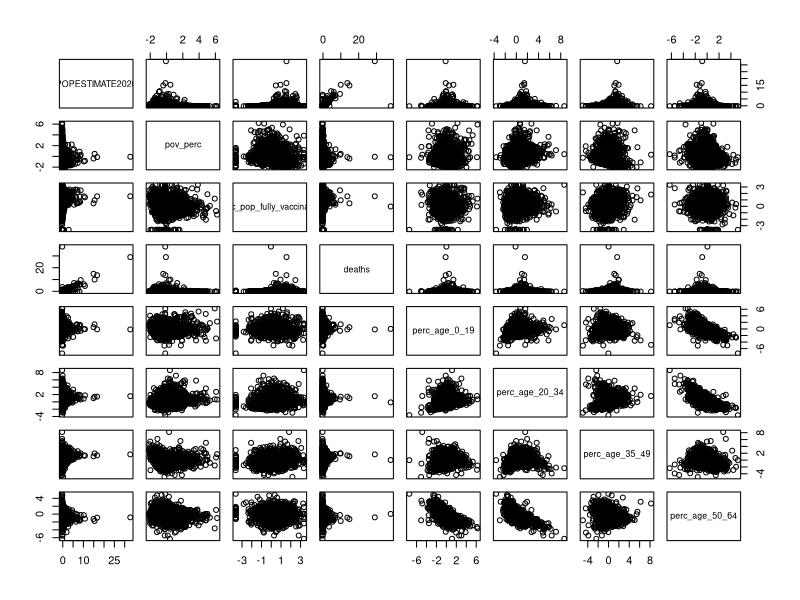
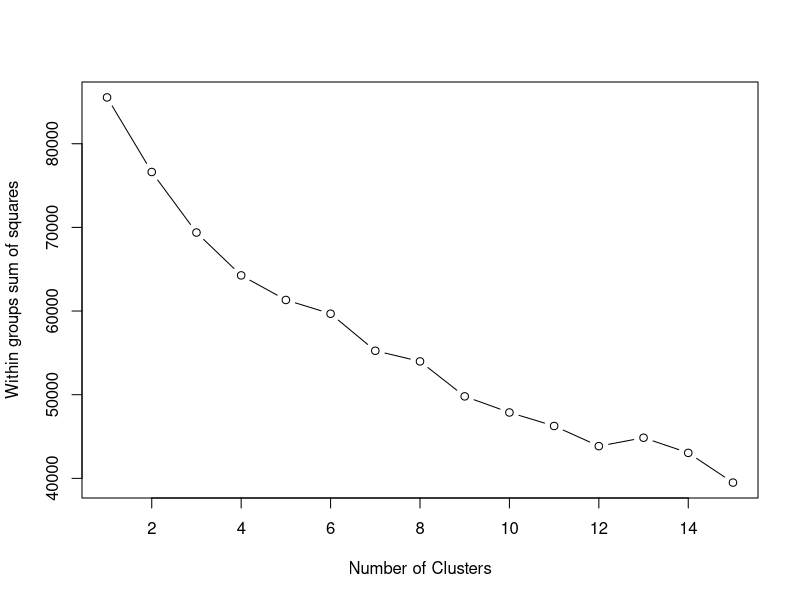
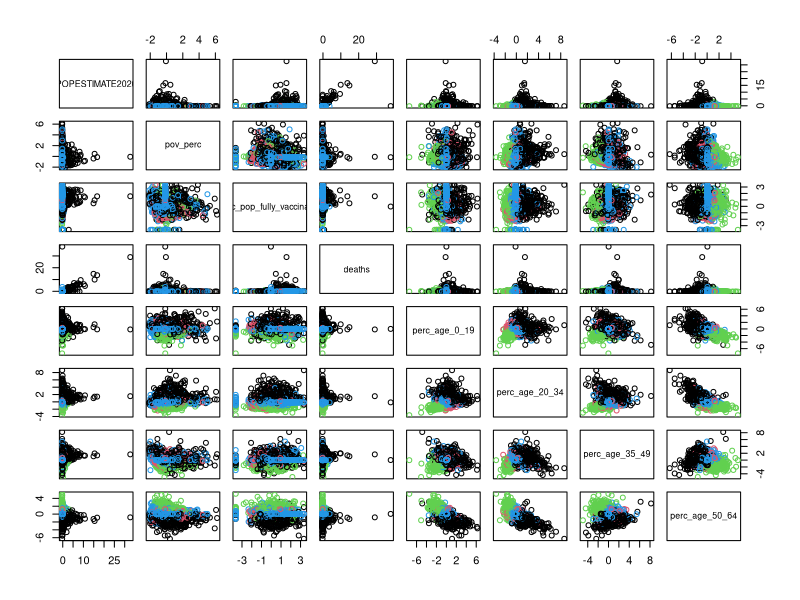
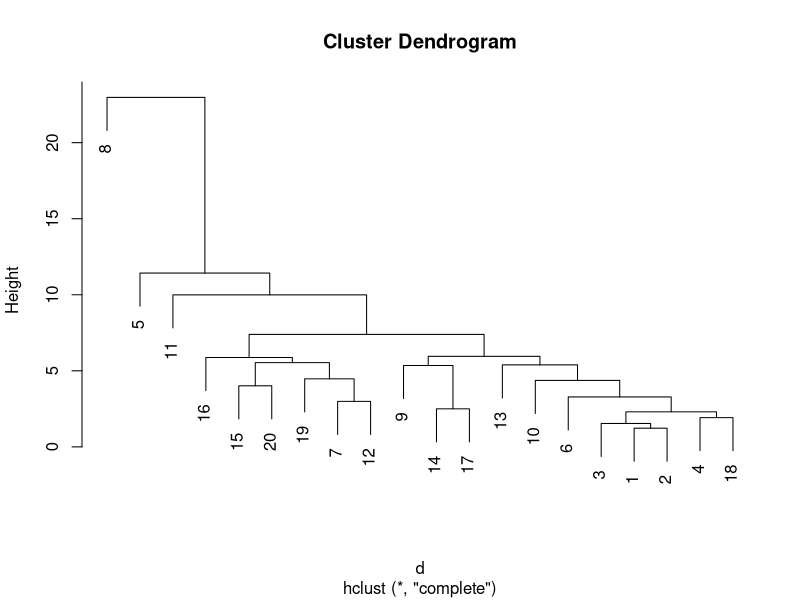
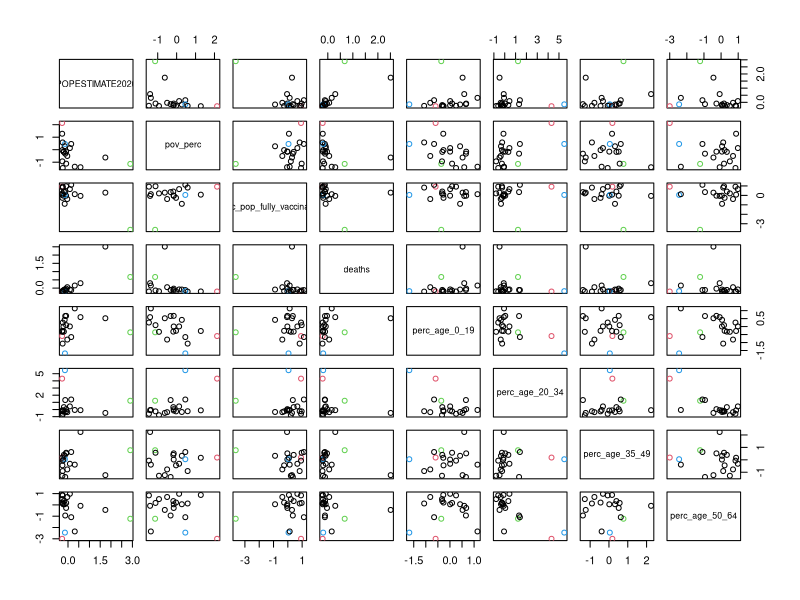
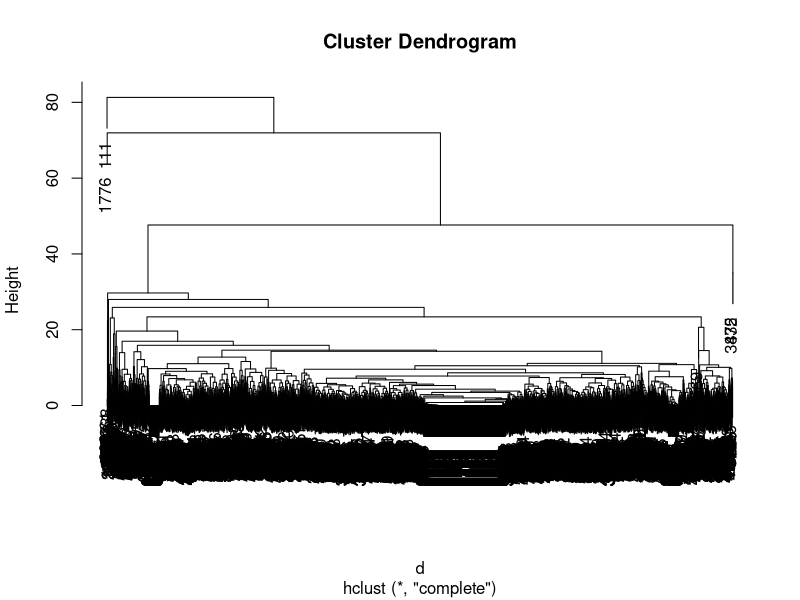
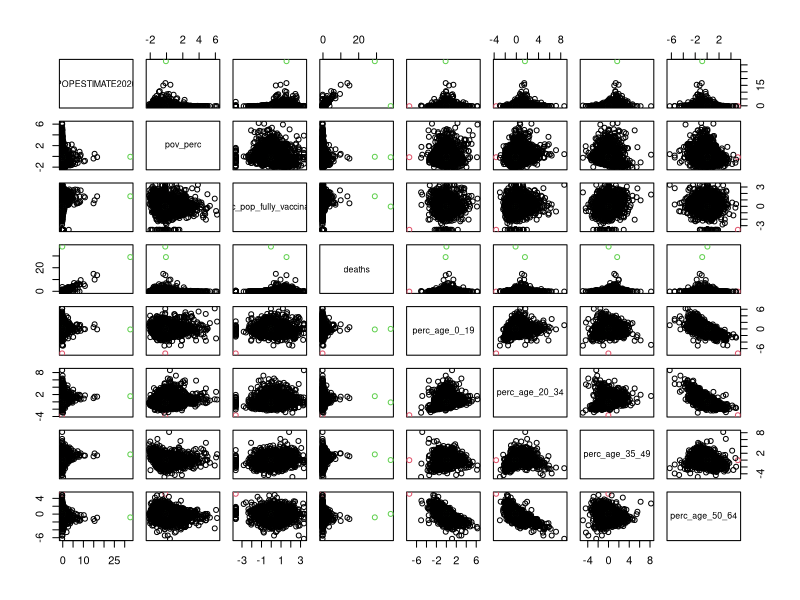

The R source for these figures, in order:
## ---- chunk 1
knitr::opts_chunk$set(echo = TRUE)
library(tidyverse)
library(mclust)
## ---- chunk 2
covid_numbers_feb_2022 <- read_csv("../../Data/covid_numbers_feb_2022.csv")
## ---- chunk 3
covid_clean <- covid_numbers_feb_2022 %>% 
  # Removing large factor and character columns
  select(-state, -county, -state.y, -fips) %>% 
  # Simplifying mask requirement 
  mutate(mask_requirement2020 = fct_lump(mask_requirement2020, n = 2)) %>% 
  # Creating dummy columns
  fastDummies::dummy_cols(remove_first_dummy = TRUE, 
                          ignore_na = TRUE, 
                          remove_selected_columns = TRUE) %>% 
  # Making variables per capita
  mutate(icu_beds_per_cap = icu_beds/POPESTIMATE2020, 
         cases_per_cap = cases/POPESTIMATE2020) %>% 
  select(-cases, -icu_beds) %>% 
  # Replacing missing values with mean
  mutate(across(where(is.numeric), ~replace_na(.x, median(.x, na.rm = TRUE)))) %>% 
  # Scaling the data with z score standardization
  scale() %>% 
  as_tibble()
## ---- chunk 4
# Since we have so many variables, let's just plot the first 8. 
plot(covid_clean[1:8])
## ---- chunk 5
wss <- (nrow(covid_clean)-1)*sum(apply(covid_clean,2,var))
for (i in 2:15) wss[i] <- sum(kmeans(covid_clean, centers=i)$withinss)

plot(1:15, wss, type="b", xlab="Number of Clusters",
  ylab="Within groups sum of squares")
## ---- chunk 6
# K-Means Cluster Analysis
(fit <- kmeans(covid_clean, 4))
## ---- chunk 7
# Make a new dataset called covid_clusters with the clusters appended as a new variable 
covid_clusters <- covid_clean %>% mutate(clusters = fit$cluster)
## ---- chunk 8
plot(covid_clusters[1:8], col = covid_clusters$clusters)
## ---- chunk 9
# Here is our sample dataset of 20 values
sample_covid <- sample_n(covid_clean, 20)

# Make a distance matrix 
d <- dist(sample_covid)

# Print it out 
round(d, 2)
## ---- chunk 10
fitH <- hclust(d)
plot(fitH) 
## ---- chunk 11
# We can see how these clusters show up in our correlation matrix
clusters <- cutree(fitH, k = 4) 
plot(sample_covid[1:8], col = clusters)
## ---- chunk 12
# Make a distance matrix 
d <- dist(covid_clean)

# Plot it 
fitH <- hclust(d)
plot(fitH) 

# Use clusters to plot correlation matrix
clusters <- cutree(fitH, k = 4) 
plot(covid_clean[1:8], col = clusters)
## ---- chunk 13
# Use the Mclust function to run several clustering algorithms at once. 
fitM <- Mclust(covid_clean)

# Print the model
fitM
## ---- chunk 14
# Use the Mclust function to run several clustering algorithms at once. 
fitM <- Mclust(covid_clean, G = 2:10)

# Print the model
fitM
